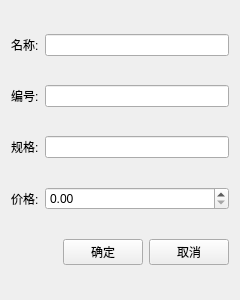
<?xml version="1.0" encoding="UTF-8"?>
<ui version="4.0">
 <class>AddInstrument</class>
 <widget class="QDialog" name="AddInstrument">
  <property name="geometry">
   <rect>
    <x>0</x>
    <y>0</y>
    <width>240</width>
    <height>300</height>
   </rect>
  </property>
  <property name="minimumSize">
   <size>
    <width>240</width>
    <height>300</height>
   </size>
  </property>
  <property name="maximumSize">
   <size>
    <width>240</width>
    <height>300</height>
   </size>
  </property>
  <property name="windowTitle">
   <string>新增仪器</string>
  </property>
  <layout class="QVBoxLayout" name="verticalLayout">
   <item>
    <layout class="QHBoxLayout" name="horizontalLayout">
     <item>
      <widget class="QLabel" name="label">
       <property name="text">
        <string>名称:</string>
       </property>
      </widget>
     </item>
     <item>
      <widget class="QLineEdit" name="le_name">
       <property name="placeholderText">
        <string/>
       </property>
      </widget>
     </item>
    </layout>
   </item>
   <item>
    <layout class="QHBoxLayout" name="horizontalLayout_2">
     <item>
      <widget class="QLabel" name="label_2">
       <property name="text">
        <string>编号:</string>
       </property>
      </widget>
     </item>
     <item>
      <widget class="QLineEdit" name="le_number"/>
     </item>
    </layout>
   </item>
   <item>
    <layout class="QHBoxLayout" name="horizontalLayout_3">
     <item>
      <widget class="QLabel" name="label_3">
       <property name="text">
        <string>规格:</string>
       </property>
      </widget>
     </item>
     <item>
      <widget class="QLineEdit" name="le_nodel"/>
     </item>
    </layout>
   </item>
   <item>
    <layout class="QHBoxLayout" name="horizontalLayout_4" stretch="1,9">
     <item>
      <widget class="QLabel" name="label_4">
       <property name="text">
        <string>价格:</string>
       </property>
      </widget>
     </item>
     <item>
      <widget class="QDoubleSpinBox" name="dsp_price">
       <property name="maximum">
        <double>1000000.000000000000000</double>
       </property>
      </widget>
     </item>
    </layout>
   </item>
   <item>
    <layout class="QHBoxLayout" name="horizontalLayout_5" stretch="0,0,0">
     <item>
      <spacer name="horizontalSpacer">
       <property name="orientation">
        <enum>Qt::Horizontal</enum>
       </property>
       <property name="sizeHint" stdset="0">
        <size>
         <width>40</width>
         <height>20</height>
        </size>
       </property>
      </spacer>
     </item>
     <item>
      <widget class="QPushButton" name="pb_ok">
       <property name="text">
        <string>确定</string>
       </property>
       <property name="autoDefault">
        <bool>false</bool>
       </property>
      </widget>
     </item>
     <item>
      <widget class="QPushButton" name="pb_cancel">
       <property name="text">
        <string>取消</string>
       </property>
       <property name="autoDefault">
        <bool>false</bool>
       </property>
      </widget>
     </item>
    </layout>
   </item>
  </layout>
 </widget>
 <resources/>
 <connections/>
</ui>
